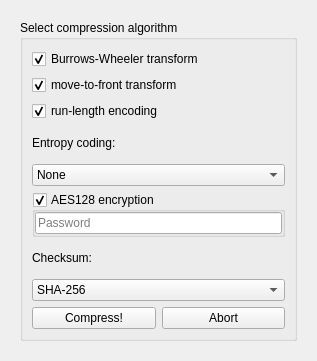
<?xml version="1.0" encoding="UTF-8"?>
<ui version="4.0">
 <class>ProcessingDialog</class>
 <widget class="QDialog" name="ProcessingDialog">
  <property name="geometry">
   <rect>
    <x>0</x>
    <y>0</y>
    <width>317</width>
    <height>361</height>
   </rect>
  </property>
  <property name="windowTitle">
   <string>window_function_placeholder</string>
  </property>
  <layout class="QVBoxLayout" name="verticalLayout_2">
   <item>
    <widget class="QStackedWidget" name="stackedWidget">
     <property name="currentIndex">
      <number>1</number>
     </property>
     <widget class="QWidget" name="page_compression_progress">
      <layout class="QVBoxLayout" name="verticalLayout">
       <item>
        <widget class="QGroupBox" name="_groupBox">
         <layout class="QGridLayout" name="gridLayout">
          <item row="0" column="0">
           <layout class="QVBoxLayout" name="_verticalLayout_3">
            <item>
             <widget class="QLabel" name="_label_currentfile">
              <property name="text">
               <string>Current file:</string>
              </property>
             </widget>
            </item>
            <item>
             <widget class="QLabel" name="label_currentfile_value">
              <property name="text">
               <string>Current_file_path_placeholder</string>
              </property>
             </widget>
            </item>
            <item>
             <spacer name="_verticalSpacer">
              <property name="orientation">
               <enum>Qt::Vertical</enum>
              </property>
              <property name="sizeHint" stdset="0">
               <size>
                <width>20</width>
                <height>40</height>
               </size>
              </property>
             </spacer>
            </item>
           </layout>
          </item>
          <item row="1" column="0">
           <layout class="QFormLayout" name="_formLayout_time">
            <item row="0" column="0">
             <widget class="QLabel" name="_label_duration">
              <property name="enabled">
               <bool>true</bool>
              </property>
              <property name="text">
               <string>Duration:</string>
              </property>
             </widget>
            </item>
            <item row="0" column="1">
             <widget class="QLabel" name="label_duration_value">
              <property name="text">
               <string>duration_placeholder</string>
              </property>
              <property name="alignment">
               <set>Qt::AlignRight|Qt::AlignTrailing|Qt::AlignVCenter</set>
              </property>
             </widget>
            </item>
           </layout>
          </item>
         </layout>
        </widget>
       </item>
       <item>
        <widget class="QGroupBox" name="_groupBox_2">
         <layout class="QVBoxLayout" name="verticalLayout_4">
          <item>
           <widget class="QLabel" name="_label_progress1label">
            <property name="text">
             <string>Total progress</string>
            </property>
           </widget>
          </item>
          <item>
           <widget class="QProgressBar" name="progressBarTotal">
            <property name="value">
             <number>24</number>
            </property>
           </widget>
          </item>
          <item>
           <widget class="QLabel" name="_label_progress2label">
            <property name="text">
             <string>File progress</string>
            </property>
           </widget>
          </item>
          <item>
           <widget class="QProgressBar" name="progressBarFile">
            <property name="value">
             <number>24</number>
            </property>
           </widget>
          </item>
         </layout>
        </widget>
       </item>
       <item>
        <layout class="QHBoxLayout" name="_horizontalLayout_2">
         <item>
          <widget class="QPushButton" name="buttonFinish">
           <property name="text">
            <string>Finish</string>
           </property>
          </widget>
         </item>
         <item>
          <widget class="QPushButton" name="buttonCancel">
           <property name="text">
            <string>Cancel</string>
           </property>
          </widget>
         </item>
        </layout>
       </item>
      </layout>
     </widget>
     <widget class="QWidget" name="page_compression_settings">
      <layout class="QVBoxLayout" name="verticalLayout_3">
       <item>
        <widget class="QGroupBox" name="groupBox_compression_settings">
         <property name="title">
          <string>Select compression algorithm</string>
         </property>
         <layout class="QVBoxLayout" name="verticalLayout_5">
          <item>
           <widget class="QCheckBox" name="checkBox_BWT">
            <property name="toolTip">
             <string>&lt;html&gt;&lt;head/&gt;&lt;body&gt;&lt;p&gt;Prepares data for other compression algorithms, by arranging source symbols into runs of similar characters.&lt;/p&gt;&lt;p&gt;Usually helpful.&lt;/p&gt;&lt;/body&gt;&lt;/html&gt;</string>
            </property>
            <property name="text">
             <string>Burrows-Wheeler transform</string>
            </property>
            <property name="checked">
             <bool>true</bool>
            </property>
           </widget>
          </item>
          <item>
           <widget class="QCheckBox" name="checkBox_MTF">
            <property name="toolTip">
             <string>&lt;html&gt;&lt;head/&gt;&lt;body&gt;&lt;p&gt;Changes distribution of characters in a way, which usually benefits entropy coding.&lt;/p&gt;&lt;p&gt;Often works best, if Burrows-Wheeler transform was used before it.&lt;/p&gt;&lt;/body&gt;&lt;/html&gt;</string>
            </property>
            <property name="text">
             <string>move-to-front transform</string>
            </property>
            <property name="checked">
             <bool>true</bool>
            </property>
           </widget>
          </item>
          <item>
           <widget class="QCheckBox" name="checkBox_RLE">
            <property name="toolTip">
             <string>&lt;html&gt;&lt;head/&gt;&lt;body&gt;&lt;p&gt;Essentially, it turns &amp;quot;aaabbbb&amp;quot; into &amp;quot;a3b4&amp;quot;.&lt;/p&gt;&lt;p&gt;Rarely useful, if Burrows-Wheeler transform was not used before it.&lt;/p&gt;&lt;p&gt;If it's actively harmful, it won't be applied, so there's no need to worry about that.&lt;/p&gt;&lt;/body&gt;&lt;/html&gt;</string>
            </property>
            <property name="text">
             <string>run-length encoding</string>
            </property>
            <property name="checked">
             <bool>true</bool>
            </property>
           </widget>
          </item>
          <item>
           <widget class="QLabel" name="_label_entropy_coding">
            <property name="text">
             <string>Entropy coding:</string>
            </property>
           </widget>
          </item>
          <item>
           <widget class="QComboBox" name="comboBox_entropy_coding">
            <property name="toolTip">
             <string>&lt;html&gt;&lt;head/&gt;&lt;body&gt;&lt;p&gt;Entropy coding is the step, which usually does most of compressing among the algorithms I've implemented.&lt;br/&gt;&lt;/p&gt;&lt;p&gt;Better model gives better compression, but also has 256 KB overhead regardless of data type at the moment, so it's absurdly counterproductive for small files.&lt;/p&gt;&lt;/body&gt;&lt;/html&gt;</string>
            </property>
            <property name="currentIndex">
             <number>0</number>
            </property>
            <item>
             <property name="text">
              <string>None</string>
             </property>
            </item>
            <item>
             <property name="text">
              <string>Arithmetic coding (naive model)</string>
             </property>
            </item>
            <item>
             <property name="text">
              <string>Arithmetic coding (better model)</string>
             </property>
            </item>
           </widget>
          </item>
          <item>
           <widget class="QGroupBox" name="groupBox_AES128">
            <property name="sizePolicy">
             <sizepolicy hsizetype="Preferred" vsizetype="Maximum">
              <horstretch>0</horstretch>
              <verstretch>0</verstretch>
             </sizepolicy>
            </property>
            <property name="minimumSize">
             <size>
              <width>0</width>
              <height>22</height>
             </size>
            </property>
            <property name="title">
             <string>AES128 encryption</string>
            </property>
            <property name="flat">
             <bool>true</bool>
            </property>
            <property name="checkable">
             <bool>true</bool>
            </property>
            <layout class="QVBoxLayout" name="_verticalLayout_8">
             <property name="spacing">
              <number>6</number>
             </property>
             <property name="leftMargin">
              <number>0</number>
             </property>
             <property name="topMargin">
              <number>0</number>
             </property>
             <property name="rightMargin">
              <number>0</number>
             </property>
             <property name="bottomMargin">
              <number>0</number>
             </property>
             <item>
              <widget class="QLineEdit" name="line_edit_AES128_password">
               <property name="sizePolicy">
                <sizepolicy hsizetype="Expanding" vsizetype="Minimum">
                 <horstretch>0</horstretch>
                 <verstretch>0</verstretch>
                </sizepolicy>
               </property>
               <property name="minimumSize">
                <size>
                 <width>0</width>
                 <height>15</height>
                </size>
               </property>
               <property name="toolTip">
                <string/>
               </property>
               <property name="toolTipDuration">
                <number>3</number>
               </property>
               <property name="echoMode">
                <enum>QLineEdit::Password</enum>
               </property>
               <property name="placeholderText">
                <string>Password</string>
               </property>
               <property name="clearButtonEnabled">
                <bool>false</bool>
               </property>
              </widget>
             </item>
            </layout>
           </widget>
          </item>
          <item>
           <widget class="QLabel" name="_label_checksum">
            <property name="text">
             <string>Checksum:</string>
            </property>
           </widget>
          </item>
          <item>
           <widget class="QComboBox" name="comboBox_checksum">
            <property name="toolTip">
             <string>&lt;html&gt;&lt;head/&gt;&lt;body&gt;&lt;p&gt;Your checksum of choice will be appended to compressed data, for the purpose of validating file integrity after decompression. Even if one bit is off, the checksum should reflect that.&lt;/p&gt;&lt;p&gt;CRC-32 is quicker and should work well.&lt;br/&gt;SHA-1 is slower, but it was developped by NSA, so it's way cooler.&lt;/p&gt;&lt;/body&gt;&lt;/html&gt;</string>
            </property>
            <property name="currentIndex">
             <number>2</number>
            </property>
            <item>
             <property name="text">
              <string>CRC-32</string>
             </property>
            </item>
            <item>
             <property name="text">
              <string>SHA-1</string>
             </property>
            </item>
            <item>
             <property name="text">
              <string>SHA-256</string>
             </property>
            </item>
           </widget>
          </item>
          <item>
           <layout class="QHBoxLayout" name="_horizontalLayout_4">
            <item>
             <widget class="QPushButton" name="pushButton_compress">
              <property name="text">
               <string>Compress!</string>
              </property>
             </widget>
            </item>
            <item>
             <widget class="QPushButton" name="pushButton_abort">
              <property name="text">
               <string>Abort</string>
              </property>
             </widget>
            </item>
           </layout>
          </item>
         </layout>
        </widget>
       </item>
      </layout>
     </widget>
     <widget class="QWidget" name="page_decompression_settings">
      <layout class="QVBoxLayout" name="verticalLayout_6">
       <item>
        <widget class="QGroupBox" name="_groupBox">
         <property name="title">
          <string>Settings</string>
         </property>
         <layout class="QVBoxLayout" name="verticalLayout_7">
          <item>
           <widget class="QLabel" name="_label_pointless_filler">
            <property name="sizePolicy">
             <sizepolicy hsizetype="Ignored" vsizetype="Ignored">
              <horstretch>0</horstretch>
              <verstretch>0</verstretch>
             </sizepolicy>
            </property>
            <property name="toolTip">
             <string>&lt;html&gt;&lt;head/&gt;&lt;body&gt;&lt;p&gt;Very professional.&lt;/p&gt;&lt;/body&gt;&lt;/html&gt;</string>
            </property>
            <property name="text">
             <string/>
            </property>
            <property name="pixmap">
             <pixmap>:/img/archive.png</pixmap>
            </property>
            <property name="scaledContents">
             <bool>true</bool>
            </property>
           </widget>
          </item>
          <item>
           <widget class="QCheckBox" name="checkBox_decompression_integrity_validation">
            <property name="toolTip">
             <string>&lt;html&gt;&lt;head/&gt;&lt;body&gt;&lt;p&gt;Unchecking this means, that decompression will go slightly faster, but you won't be sure your file wasn't corrupted.&lt;/p&gt;&lt;/body&gt;&lt;/html&gt;</string>
            </property>
            <property name="text">
             <string>Check file integrity after decoding</string>
            </property>
            <property name="checked">
             <bool>true</bool>
            </property>
           </widget>
          </item>
          <item>
           <widget class="QCheckBox" name="checkBox_decompression_just_files">
            <property name="toolTip">
             <string>&lt;html&gt;&lt;head/&gt;&lt;body&gt;&lt;p&gt;If this option is checked, files will be extracted without preserving their folder structure.&lt;/p&gt;&lt;/body&gt;&lt;/html&gt;</string>
            </property>
            <property name="text">
             <string>Extract just files</string>
            </property>
            <property name="checked">
             <bool>true</bool>
            </property>
           </widget>
          </item>
          <item>
           <widget class="QFrame" name="_frame_3">
            <property name="sizePolicy">
             <sizepolicy hsizetype="Preferred" vsizetype="Maximum">
              <horstretch>0</horstretch>
              <verstretch>0</verstretch>
             </sizepolicy>
            </property>
            <property name="maximumSize">
             <size>
              <width>16777215</width>
              <height>16777215</height>
             </size>
            </property>
            <property name="frameShape">
             <enum>QFrame::NoFrame</enum>
            </property>
            <property name="frameShadow">
             <enum>QFrame::Plain</enum>
            </property>
            <property name="lineWidth">
             <number>0</number>
            </property>
            <layout class="QVBoxLayout" name="verticalLayout_9">
             <property name="leftMargin">
              <number>0</number>
             </property>
             <property name="topMargin">
              <number>0</number>
             </property>
             <property name="rightMargin">
              <number>0</number>
             </property>
             <property name="bottomMargin">
              <number>0</number>
             </property>
             <item>
              <widget class="QLabel" name="_label">
               <property name="sizePolicy">
                <sizepolicy hsizetype="Minimum" vsizetype="Minimum">
                 <horstretch>0</horstretch>
                 <verstretch>0</verstretch>
                </sizepolicy>
               </property>
               <property name="maximumSize">
                <size>
                 <width>16777215</width>
                 <height>30</height>
                </size>
               </property>
               <property name="text">
                <string>Extraction path</string>
               </property>
              </widget>
             </item>
             <item>
              <layout class="QHBoxLayout" name="_horizontalLayout">
               <property name="spacing">
                <number>6</number>
               </property>
               <item>
                <widget class="QLineEdit" name="lineEdit_decompression_path"/>
               </item>
               <item>
                <widget class="QToolButton" name="button_decompression_path_dialog">
                 <property name="text">
                  <string>...</string>
                 </property>
                </widget>
               </item>
              </layout>
             </item>
            </layout>
           </widget>
          </item>
          <item>
           <widget class="QCheckBox" name="checkBox_decompression_remember_path">
            <property name="sizePolicy">
             <sizepolicy hsizetype="Minimum" vsizetype="Maximum">
              <horstretch>0</horstretch>
              <verstretch>0</verstretch>
             </sizepolicy>
            </property>
            <property name="text">
             <string>Remember this path</string>
            </property>
            <property name="checked">
             <bool>true</bool>
            </property>
           </widget>
          </item>
         </layout>
        </widget>
       </item>
       <item>
        <widget class="QFrame" name="frame">
         <property name="sizePolicy">
          <sizepolicy hsizetype="Preferred" vsizetype="Maximum">
           <horstretch>0</horstretch>
           <verstretch>0</verstretch>
          </sizepolicy>
         </property>
         <layout class="QHBoxLayout" name="_horizontalLayout_3">
          <property name="sizeConstraint">
           <enum>QLayout::SetMaximumSize</enum>
          </property>
          <property name="leftMargin">
           <number>0</number>
          </property>
          <property name="topMargin">
           <number>0</number>
          </property>
          <property name="rightMargin">
           <number>0</number>
          </property>
          <property name="bottomMargin">
           <number>0</number>
          </property>
          <item>
           <widget class="QPushButton" name="buttonDecompressionStart">
            <property name="text">
             <string>Start</string>
            </property>
           </widget>
          </item>
          <item>
           <widget class="QPushButton" name="buttonDecompressionAbort">
            <property name="text">
             <string>Cancel</string>
            </property>
           </widget>
          </item>
         </layout>
        </widget>
       </item>
      </layout>
     </widget>
    </widget>
   </item>
  </layout>
 </widget>
 <resources/>
 <connections>
  <connection>
   <sender>groupBox_AES128</sender>
   <signal>toggled(bool)</signal>
   <receiver>line_edit_AES128_password</receiver>
   <slot>setEnabled(bool)</slot>
   <hints>
    <hint type="sourcelabel">
     <x>158</x>
     <y>217</y>
    </hint>
    <hint type="destinationlabel">
     <x>158</x>
     <y>227</y>
    </hint>
   </hints>
  </connection>
 </connections>
</ui>
